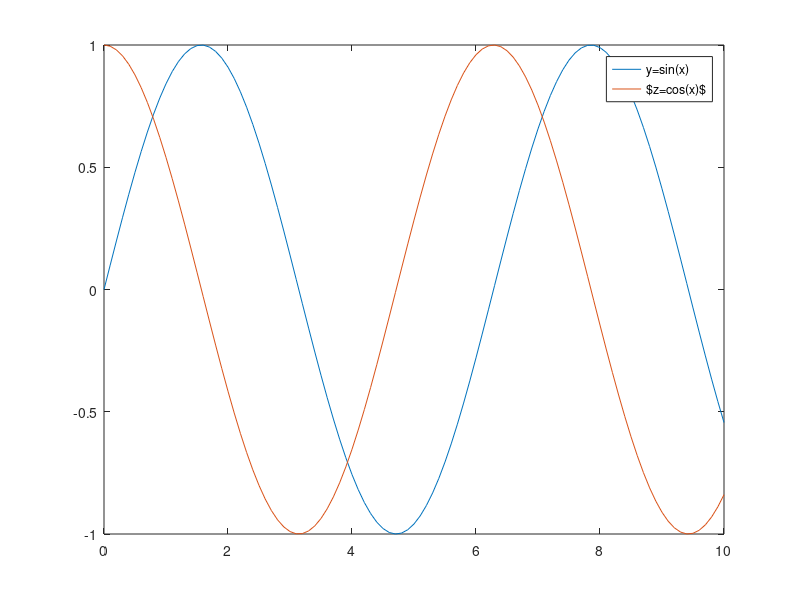

This figure's MATLAB source: (Note: this script raises an error after producing the figure.)
clear
close all

% t = 0:0.1:10;
% for i = 1:8
%     y = sin(t+0.5*i);
%     plot(t, y, 'color', FIG.color(i,:));
%     hold on
% end

x = 0:0.1:10;
y = sin(x);
z = cos(x);
plot(x, [y; z])

legend('y=sin(x)', '$z=cos(x)$')

FIG.figSetting(gcf)